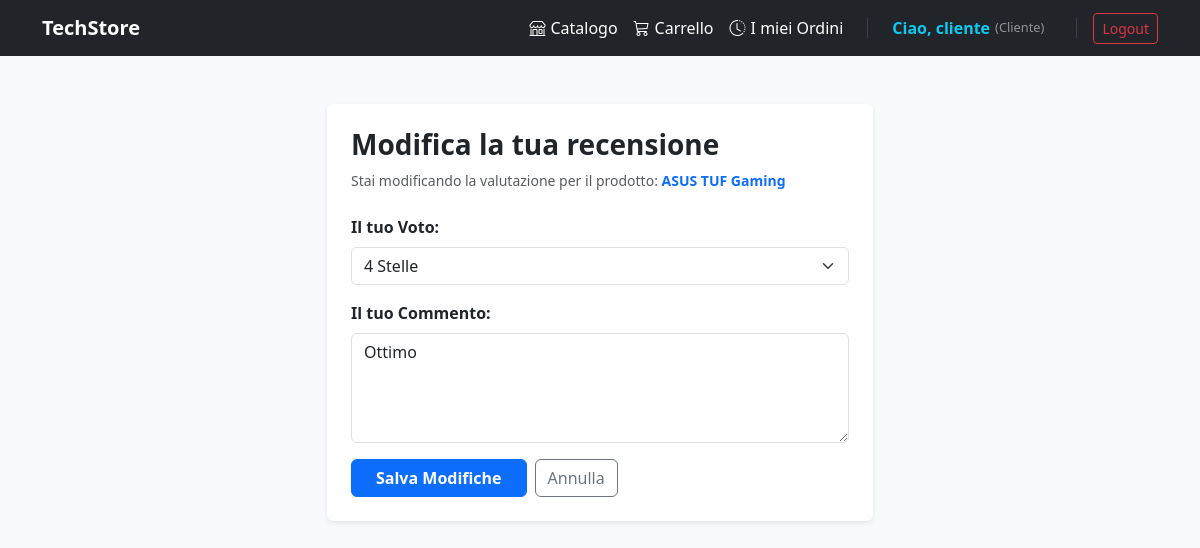
The app's page /recensioni/modifica/1/ (signed in), older data.
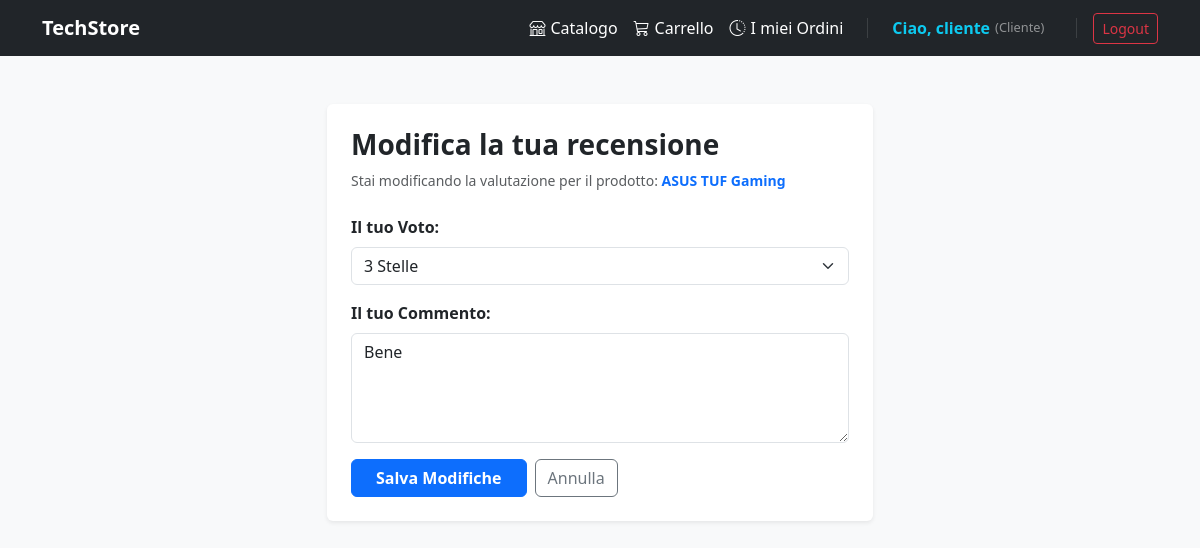
The same page, newer data.
### reviews/models.py (models this page shows, shortened)
class Review(models.Model):
    product = models.ForeignKey(Product, on_delete=models.CASCADE, related_name='reviews')
    user = models.ForeignKey(settings.AUTH_USER_MODEL, on_delete=models.CASCADE)
    rating = models.IntegerField(
        validators=[MinValueValidator(1), MaxValueValidator(5)],
        verbose_name="Voto"
    )
    comment = models.TextField(max_length=1000, verbose_name="Commento")
    created_at = models.DateTimeField(auto_now_add=True)
    class Meta:
        ordering = ['-created_at']

### reviews/views.py (the view)
# urls.py: path('modifica/<int:review_id>/', views.edit_review, name='edit_review'),
@login_required
def edit_review(request, review_id):
    review = get_object_or_404(Review, id=review_id)
    product = review.product
    if request.user != review.user:
        messages.error(request, "Azione non consentita. Puoi modificare solo le tue recensioni.")
        return redirect('product_detail', pk=product.id)
    if request.method == 'POST':
        form = ReviewForm(request.POST, instance=review)
        if form.is_valid():
            form.save()
            messages.success(request, "Recensione aggiornata con successo!")
            return redirect('product_detail', pk=product.id)
        else:
            messages.error(request, "Errore nella compilazione. Controlla i dati inseriti.")
    else:
        form = ReviewForm(instance=review)
    return render(request, 'modificaRecensione.html', {
        'form': form,
        'review': review,
        'product': product
    })

### reviews/forms.py
class ReviewForm(forms.ModelForm):
    class Meta:
        model = Review
        fields = ['rating', 'comment']
        widgets = {
            'rating': forms.Select(
                choices=[(i, f"{i} Stelle") for i in range(1, 6)],
                attrs={'class': 'form-select'}
            ),
            'comment': forms.Textarea(
                attrs={'class': 'form-control', 'rows': 4, 'placeholder': 'Scrivi la tua opinione sul prodotto...'}
            ),
        }

### accounts/models.py (called while the page is built)
    def is_manager(self):
        return self.role == self.STORE_MANAGER

    def is_warehouse(self):
        return self.role == self.WAREHOUSE_WORKER

### templates/modificaRecensione.html (shortened to what this page needs)
{% extends 'base.html' %}
{% block content %}
<div class="row justify-content-center mt-5">
    <div class="col-md-6">
        <div class="card shadow-sm border-0 p-4">
            <h3 class="fw-bold mb-2">Modifica la tua recensione</h3>
            <p class="text-muted small mb-4">Stai modificando la valutazione per il prodotto: <strong class="text-primary">{{ product.name }}</strong></p>
            <form method="POST">
                <div class="mb-3">
                    <label class="form-label fw-bold">Il tuo Voto:</label>
                    {{ form.rating }}
                </div>
                <div class="mb-3">
                    <label class="form-label fw-bold">Il tuo Commento:</label>
                    {{ form.comment }}
                </div>
                <div class="d-flex gap-2">
                    <button type="submit" class="btn btn-primary fw-bold px-4">
                        Salva Modifiche
                    </button>
                    <a href="{% url 'product_detail' product.id %}" class="btn btn-outline-secondary">
                        Annulla
                    </a>
                </div>
            </form>
        </div>
    </div>
</div>
{% endblock %}

Row changes from the older to the newer data that the page shows:
changed Review: rating "4 Stelle" → "3 Stelle"; comment "Ottimo" → "Bene"
